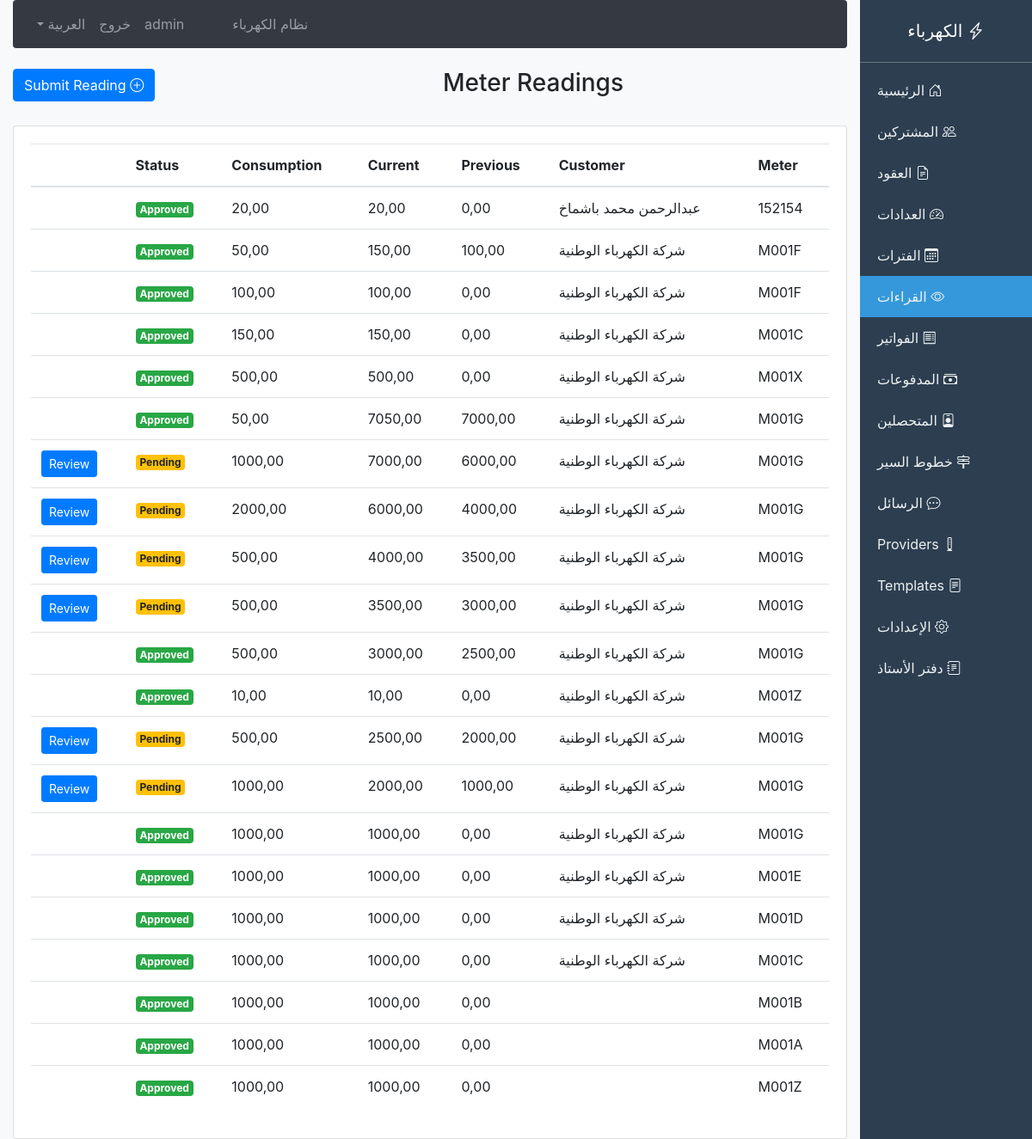
The app's page /billing/readings/ (signed in) with its own data.
### billing/models.py (models this page shows, shortened)
class MeterReadingSubmission(models.Model):
    class ApprovalStatus(models.TextChoices):
        PENDING = 'pending', 'Pending'
        APPROVED = 'approved', 'Approved'
        REJECTED = 'rejected', 'Rejected'
        FLAGGED_REVIEW = 'flagged_review', 'Flagged for Review'
    class ReadingSource(models.TextChoices):
        MANUAL_ENTRY = 'manual_entry', 'Manual Entry'
        MOBILE_APP = 'mobile_app', 'Mobile App'
        SMS = 'sms', 'SMS'
        SMART_METER = 'smart_meter', 'Smart Meter'
        ESTIMATED = 'estimated', 'Estimated'
    period = models.ForeignKey(BillingPeriod, on_delete=models.CASCADE, related_name='readings', null=True, blank=True)
    meter = models.ForeignKey(Meter, on_delete=models.CASCADE, related_name='reading_submissions')
    contract = models.ForeignKey(Contract, on_delete=models.CASCADE, null=True, blank=True)
    customer = models.ForeignKey(Customer, on_delete=models.CASCADE, null=True, blank=True)
    previous_reading = models.DecimalField(max_digits=12, decimal_places=2, default=0)
    submitted_reading = models.DecimalField(max_digits=12, decimal_places=2)
    reading_date = models.DateField(null=True, blank=True)
    reading_source = models.CharField(max_length=20, choices=ReadingSource.choices, default=ReadingSource.MANUAL_ENTRY)
    reader = models.ForeignKey(User, on_delete=models.SET_NULL, null=True, blank=True, related_name='submitted_readings')
    reader_notes = models.TextField(blank=True)
    approval_status = models.CharField(max_length=20, choices=ApprovalStatus.choices, default=ApprovalStatus.PENDING)
    reviewed_by = models.ForeignKey(User, on_delete=models.SET_NULL, null=True, blank=True)
    reviewed_at = models.DateTimeField(null=True, blank=True)
    rejection_reason = models.TextField(blank=True)
    approved_reading = models.DecimalField(max_digits=12, decimal_places=2, null=True, blank=True)
    final_consumption = models.DecimalField(max_digits=12, decimal_places=2, null=True, blank=True)
    is_locked = models.BooleanField(default=False)
    created_at = models.DateTimeField(auto_now_add=True)
    updated_at = models.DateTimeField(auto_now=True)
    class Meta:
        ordering = ['-created_at']
    @property
    def consumption(self):
        if self.final_consumption is not None:
            return self.final_consumption
        if self.approved_reading:
            return self.approved_reading - self.previous_reading
        return self.submitted_reading - self.previous_reading

class Meter(models.Model):
    class MeterStatus(models.TextChoices):
        ACTIVE = 'active', 'Active'
        DEFECTIVE = 'defective', 'Defective'
        REPLACED = 'replaced', 'Replaced'
        REMOVED = 'removed', 'Removed'
    class MeterType(models.TextChoices):
        ANALOG = 'analog', 'Analog'
        DIGITAL = 'digital', 'Digital'
        PREPAID = 'prepaid', 'Prepaid'
    meter_number = models.CharField(max_length=50, unique=True, blank=True)
    contract = models.ForeignKey(Contract, on_delete=models.CASCADE, related_name='meters')
    meter_model = models.CharField(max_length=100, blank=True, default='')
    meter_type = models.CharField(max_length=20, choices=MeterType.choices, default=MeterType.ANALOG)
    initial_reading = models.DecimalField(max_digits=12, decimal_places=2, default=0)
    last_approved_reading = models.DecimalField(max_digits=12, decimal_places=2, null=True, blank=True)
    installation_date = models.DateField(null=True, blank=True)
    last_reading_date = models.DateField(null=True, blank=True)
    meter_status = models.CharField(max_length=20, choices=MeterStatus.choices, default=MeterStatus.ACTIVE)
    location_description = models.CharField(max_length=255, blank=True, default='')
    class Meta:
        ordering = ['-installation_date']

class Customer(models.Model):
    customer_number = models.CharField(max_length=50, unique=True, blank=True, default='')
    full_name_ar = models.CharField(max_length=150)
    full_name_en = models.CharField(max_length=150, blank=True, default='')
    national_id = models.CharField(max_length=50, blank=True, default='')
    mobile_phone = models.CharField(max_length=20, blank=True, default='')
    phone2 = models.CharField(max_length=20, blank=True, default='')
    email = models.EmailField(blank=True, default='')
    address = models.TextField(blank=True, default='')
    city = models.CharField(max_length=50, blank=True, default='')
    is_active = models.BooleanField(default=True)
    registration_date = models.DateField(auto_now_add=True)
    current_balance = models.DecimalField(max_digits=12, decimal_places=2, default=0)
    credit_limit = models.DecimalField(max_digits=12, decimal_places=2, default=0)
    notes = models.TextField(blank=True, default='')
    created_at = models.DateTimeField(auto_now_add=True)

### billing/views.py (the view)
# urls.py: path('readings/', views.reading_list, name='reading_list'),
def reading_list(request):
    readings = MeterReadingSubmission.objects.select_related(
        'meter__contract__customer', 'customer'
    ).order_by('-created_at')
    query = request.GET.get('q')
    if query:
        readings = readings.filter(
            Q(meter__meter_number__icontains=query) |
            Q(customer__full_name_ar__icontains=query)
        )
    status = request.GET.get('status')
    if status:
        readings = readings.filter(approval_status=status)
    paginator = Paginator(readings, 25)
    page = request.GET.get('page')
    periods = BillingPeriod.objects.order_by('-start_date')[:10]
    return render(request, 'billing/reading_list.html', {
        'readings': paginator.get_page(page),
        'periods': periods,
    })

### billing/context_processors.py (called while the page is built)
def language_context(request):
    lang = getattr(request, 'session', {}).get('django_language', 'ar')
    if not lang:
        lang = 'ar'
    return {
        'LANGUAGE_CODE': lang,
        'LANGUAGE_NAME': 'العربية' if lang == 'ar' else 'English'
    }

### templates/billing/reading_list.html (shortened to what this page needs)
{% extends 'billing/base.html' %}
{% block content %}
<div class="row mb-4">
    <div class="col-md-6">
        <h3>Meter Readings</h3>
    </div>
    <div class="col-md-6 text-left">
        <a href="{% url 'reading_create' %}" class="btn btn-primary">
            <i class="bi bi-plus-circle"></i> Submit Reading
        </a>
    </div>
</div>
<div class="card">
    <div class="card-body">
        <table class="table table-hover">
            <thead>
                <tr>
                    <th>Meter</th>
                    <th>Customer</th>
                    <th>Previous</th>
                    <th>Current</th>
                    <th>Consumption</th>
                    <th>Status</th>
                    <th></th>
                </tr>
            </thead>
            <tbody>
                {% for reading in readings %}
                <tr>
                    <td>{{ reading.meter.meter_number }}</td>
                    <td>{{ reading.customer.full_name_ar }}</td>
                    <td>{{ reading.previous_reading|floatformat:2 }}</td>
                    <td>{{ reading.submitted_reading|floatformat:2 }}</td>
                    <td>{{ reading.consumption|floatformat:2 }}</td>
                    <td>
                        <span class="badge badge-{% if reading.approval_status == 'approved' %}success{% elif reading.approval_status == 'rejected' %}danger{% else %}warning{% endif %}">
                            {{ reading.get_approval_status_display }}
                        </span>
                    </td>
                    <td>
                        {% if reading.approval_status == 'pending' %}
                        <a href="{% url 'reading_approve' reading.id %}" class="btn btn-sm btn-primary">Review</a>
                        {% endif %}
                    </td>
                </tr>
                {% empty %}
                <tr><td colspan="7" class="text-center">No readings</td></tr>
                {% endfor %}
            </tbody>
        </table>
    </div>
</div>
{% endblock %}

### templates/billing/base.html (shortened to what this page needs)
<!DOCTYPE html>
<html lang="ar" dir="rtl">
<head>
    {% load bootstrap4 %}
    {% bootstrap_css %}
    <link rel="stylesheet" href="https://cdn.jsdelivr.net/npm/bootstrap-icons@1.11.0/font/bootstrap-icons.css">
</head>
<body class="bg-light">
    <div class="container-fluid">
        <div class="row">
            <nav class="col-md-2 d-none d-md-block sidebar p-0">
                <div class="text-center py-4 border-bottom border-secondary">
                    <h5 class="text-white mb-0"><i class="bi bi-lightning-charge"></i> الكهرباء</h5>
                </div>
                <div class="py-2">
                    <a href="{% url 'billing_index' %}" class="{% if request.path == '/billing/' %}active{% endif %}">
                        <i class="bi bi-house-door"></i> الرئيسية
                    </a>
                    <a href="{% url 'customer_list' %}" class="{% if '/billing/customers/' in request.path %}active{% endif %}">
                        <i class="bi bi-people"></i> المشتركين
                    </a>
                    <a href="{% url 'contract_list' %}" class="{% if '/billing/contracts/' in request.path %}active{% endif %}">
                        <i class="bi bi-file-earmark-text"></i> العقود
                    </a>
                    <a href="{% url 'meter_list' %}" class="{% if '/billing/meters/' in request.path %}active{% endif %}">
                        <i class="bi bi-speedometer2"></i> العدادات
                    </a>
                    <a href="{% url 'billing_period_list' %}" class="{% if '/billing/periods/' in request.path %}active{% endif %}">
                        <i class="bi bi-calendar3"></i> الفترات
                    </a>
                    <a href="{% url 'reading_list' %}" class="{% if '/billing/readings/' in request.path %}active{% endif %}">
                        <i class="bi bi-eye"></i> القراءات
                    </a>
                    <a href="{% url 'invoice_list' %}" class="{% if '/billing/invoices/' in request.path %}active{% endif %}">
                        <i class="bi bi-receipt"></i> الفواتير
                    </a>
                    <a href="{% url 'payment_list' %}" class="{% if '/billing/payments/' in request.path %}active{% endif %}">
                        <i class="bi bi-cash-stack"></i> المدفوعات
                    </a>
                    <a href="{% url 'collector_list' %}" class="{% if '/billing/collectors/' in request.path %}active{% endif %}">
                        <i class="bi bi-person-badge"></i> المتحصلين
                    </a>
                    <a href="{% url 'route_list' %}" class="{% if '/billing/routes/' in request.path %}active{% endif %}">
                        <i class="bi bi-signpost-2"></i> خطوط السير
                    </a>
                    <a href="{% url 'sms_list' %}" class="{% if '/billing/sms/' in request.path and request.path != '/billing/sms/providers/' and request.path != '/billing/sms/templates/' %}active{% endif %}">
                        <i class="bi bi-chat-dots"></i> الرسائل
                    </a>
                    <a href="{% url 'sms_provider_list' %}" class="{% if '/billing/sms/providers/' in request.path %}active{% endif %}">
                        <i class="bi bi-modem"></i> Providers
                    </a>
                    <a href="{% url 'sms_template_list' %}" class="{% if '/billing/sms/templates/' in request.path %}active{% endif %}">
                        <i class="bi bi-file-text"></i> Templates
                    </a>
                    <a href="{% url 'system_settings' %}" class="{% if '/billing/settings/' in request.path %}active{% endif %}">
                        <i class="bi bi-gear"></i> الإعدادات
                    </a>
                    <a href="{% url 'ledger_list' %}" class="{% if '/billing/ledger/' in request.path %}active{% endif %}">
                        <i class="bi bi-journal-text"></i> دفتر الأستاذ
                    </a>
                </div>
            </nav>
            <div class="col-md-10">
                <nav class="navbar navbar-expand-lg navbar-dark bg-dark rounded mb-4">
                    <div class="collapse navbar-collapse" id="navbarNav">
                        <ul class="navbar-nav mr-auto">
                            <li class="nav-item">
                                <a class="nav-link" href="{% url 'billing_index' %}">نظام الكهرباء</a>
                            </li>
                        </ul>
                        <ul class="navbar-nav">
                            {% if user.is_authenticated %}
                            <li class="nav-item">
                                <span class="nav-link">{{ user.username }}</span>
                            </li>
                            <li class="nav-item">
                                <a class="nav-link" href="{% url 'logout' %}">{% if LANGUAGE_CODE == 'ar' %}خروج{% else %}Logout{% endif %}</a>
                            </li>
                            {% else %}
                            <li class="nav-item">
                                <a class="nav-link" href="{% url 'login' %}">{% if LANGUAGE_CODE == 'ar' %}دخول{% else %}Login{% endif %}</a>
                            </li>
                            {% endif %}
                            <li class="nav-item dropdown">
                                <a class="nav-link dropdown-toggle" href="#" data-toggle="dropdown">
                                    {% if LANGUAGE_CODE == 'ar' %}العربية{% else %}English{% endif %}
                                </a>
                            </li>
                        </ul>
                    </div>
                </nav>
                {% block content %}{% endblock %}
            </div>
        </div>
    </div>
</body>
</html>

### templates/billing/base.html (style rules this page uses)
.sidebar { min-height: 100vh; background: #2c3e50; }
.sidebar a { color: #ecf0f1; padding: 12px 20px; display: block; text-decoration: none; border-radius: 0; }
.sidebar a.active { background: #3498db; }

### records on screen
MeterReadingSubmission: meter.meter_number "152154", customer.full_name_ar "عبدالرحمن محمد باشماخ", previous_reading "0,00", submitted_reading "20,00", consumption "20,00", approval_status "Approved"
MeterReadingSubmission: meter.meter_number "M001F", customer.full_name_ar "شركة الكهرباء الوطنية", previous_reading "100,00", submitted_reading "150,00", consumption "50,00", approval_status "Approved"
MeterReadingSubmission: meter.meter_number "M001F", customer.full_name_ar "شركة الكهرباء الوطنية", previous_reading "0,00", submitted_reading "100,00", consumption "100,00", approval_status "Approved"
MeterReadingSubmission: meter.meter_number "M001C", customer.full_name_ar "شركة الكهرباء الوطنية", previous_reading "0,00", submitted_reading "150,00", consumption "150,00", approval_status "Approved"
MeterReadingSubmission: meter.meter_number "M001X", customer.full_name_ar "شركة الكهرباء الوطنية", previous_reading "0,00", submitted_reading "500,00", consumption "500,00", approval_status "Approved"
MeterReadingSubmission: meter.meter_number "M001G", customer.full_name_ar "شركة الكهرباء الوطنية", previous_reading "7000,00", submitted_reading "7050,00", consumption "50,00", approval_status "Approved"
MeterReadingSubmission: meter.meter_number "M001G", customer.full_name_ar "شركة الكهرباء الوطنية", previous_reading "6000,00", submitted_reading "7000,00", consumption "1000,00", approval_status "Pending", shows "Review"
MeterReadingSubmission: meter.meter_number "M001G", customer.full_name_ar "شركة الكهرباء الوطنية", previous_reading "4000,00", submitted_reading "6000,00", consumption "2000,00", approval_status "Pending", shows "Review"
MeterReadingSubmission: meter.meter_number "M001G", customer.full_name_ar "شركة الكهرباء الوطنية", previous_reading "3500,00", submitted_reading "4000,00", consumption "500,00", approval_status "Pending", shows "Review"
MeterReadingSubmission: meter.meter_number "M001G", customer.full_name_ar "شركة الكهرباء الوطنية", previous_reading "3000,00", submitted_reading "3500,00", consumption "500,00", approval_status "Pending", shows "Review"
MeterReadingSubmission: meter.meter_number "M001G", customer.full_name_ar "شركة الكهرباء الوطنية", previous_reading "2500,00", submitted_reading "3000,00", consumption "500,00", approval_status "Approved"
MeterReadingSubmission: meter.meter_number "M001Z", customer.full_name_ar "شركة الكهرباء الوطنية", previous_reading "0,00", submitted_reading "10,00", consumption "10,00", approval_status "Approved"
MeterReadingSubmission: meter.meter_number "M001G", customer.full_name_ar "شركة الكهرباء الوطنية", previous_reading "2000,00", submitted_reading "2500,00", consumption "500,00", approval_status "Pending", shows "Review"
MeterReadingSubmission: meter.meter_number "M001G", customer.full_name_ar "شركة الكهرباء الوطنية", previous_reading "1000,00", submitted_reading "2000,00", consumption "1000,00", approval_status "Pending", shows "Review"
MeterReadingSubmission: meter.meter_number "M001G", customer.full_name_ar "شركة الكهرباء الوطنية", previous_reading "0,00", submitted_reading "1000,00", consumption "1000,00", approval_status "Approved"
MeterReadingSubmission: meter.meter_number "M001E", customer.full_name_ar "شركة الكهرباء الوطنية", previous_reading "0,00", submitted_reading "1000,00", consumption "1000,00", approval_status "Approved"
MeterReadingSubmission: meter.meter_number "M001D", customer.full_name_ar "شركة الكهرباء الوطنية", previous_reading "0,00", submitted_reading "1000,00", consumption "1000,00", approval_status "Approved"
MeterReadingSubmission: meter.meter_number "M001C", customer.full_name_ar "شركة الكهرباء الوطنية", previous_reading "0,00", submitted_reading "1000,00", consumption "1000,00", approval_status "Approved"
MeterReadingSubmission: meter.meter_number "M001B", previous_reading "0,00", submitted_reading "1000,00", consumption "1000,00", approval_status "Approved"
MeterReadingSubmission: meter.meter_number "M001A", previous_reading "0,00", submitted_reading "1000,00", consumption "1000,00", approval_status "Approved"
MeterReadingSubmission: meter.meter_number "M001Z", previous_reading "0,00", submitted_reading "1000,00", consumption "1000,00", approval_status "Approved"

### other values on screen
{{ user.username }} "admin"
